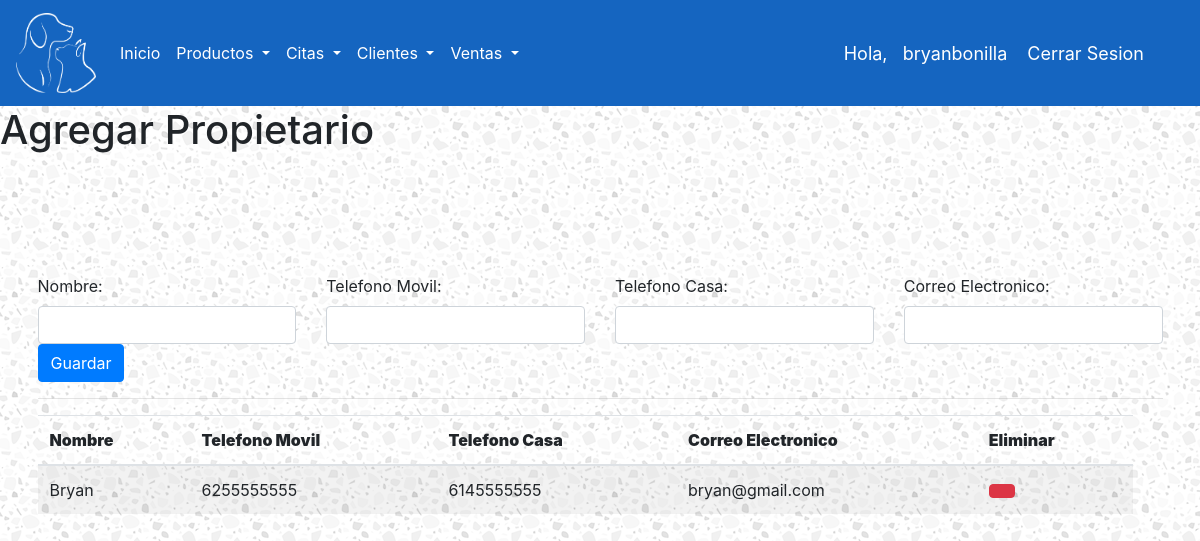
The page /propietario/ (signed in) on the database as committed earlier.
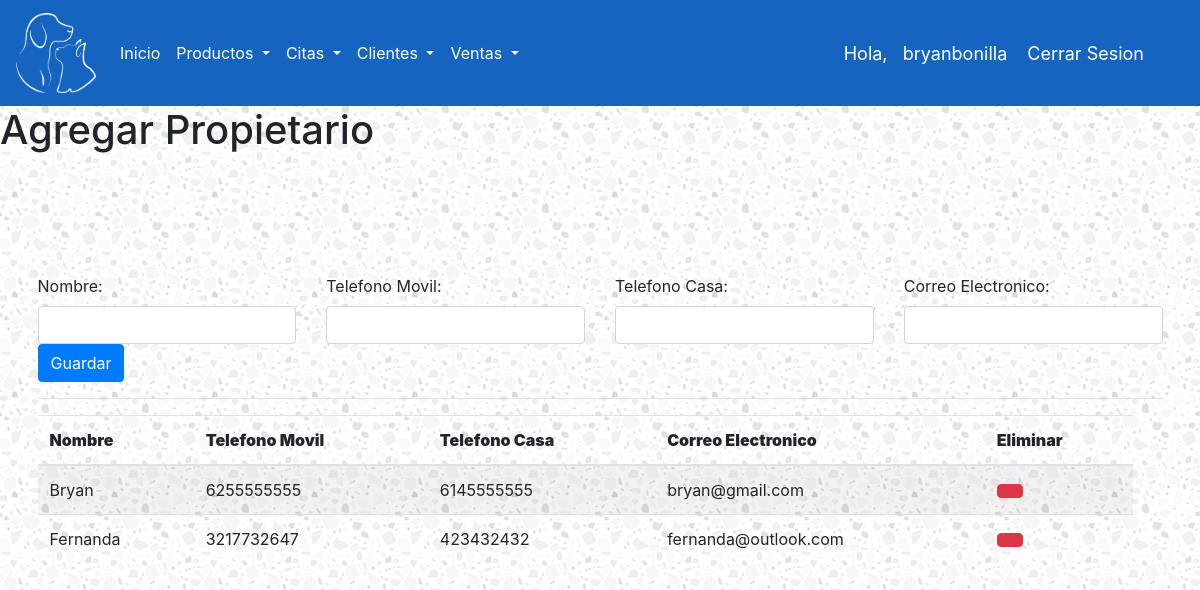
The same page on the database as committed later.
### ControlDeVeterinaria/models.py (models this page shows, shortened)
class Propietario(models.Model):
    nombrePropietario = models.CharField(max_length=30)
    telefonoMovil = models.CharField(max_length=10)
    telefonoCasa = models.CharField(max_length=10)
    correoElectronico = models.CharField(max_length=50)

### ControlDeVeterinaria/views.py (the view)
# urls.py: path('propietario/', crearPropietario, name="crear-propietario"),
@login_required(login_url='login')
def crearPropietario(request):
    listaPropietario = Propietario.objects.all()
    form = PropietarioForm(request.POST)
    if form.is_valid():
        form.save()
    context ={
        'form':form,
        'listaPropietario':listaPropietario
    }
    return render(request, 'ControlDeVeterinaria/crearPropietario.html', context)

### ControlDeVeterinaria/forms.py
class PropietarioForm(forms.ModelForm):
    class Meta:
        model = Propietario
        fields = ['nombrePropietario', 'telefonoMovil', 'telefonoCasa', 'correoElectronico']
    def __init__(self, *args, **kwargs):
        super(PropietarioForm, self).__init__(*args, **kwargs)
        self.fields['nombrePropietario'].widget.attrs['class'] = 'form-control'
        self.fields['telefonoMovil'].widget.attrs['class'] = 'form-control'
        self.fields['telefonoCasa'].widget.attrs['class'] = 'form-control'
        self.fields['correoElectronico'].widget.attrs['class'] = 'form-control'

### ControlDeVeterinaria/models.py (called while the page is built)
    def __str__(self):
        return self.username

### ControlDeVeterinaria/templates/ControlDeVeterinaria/crearPropietario.html (shortened to what this page needs)
{% extends 'ControlDeVeterinaria/base.html' %}
{% load static %}
{% block content %}
<h1> Agregar Propietario </h1>
<br>
<form action="" method="post" class="form-horizontal" enctype="multipart/form-data">{% csrf_token %}
	<div class="row">
		<div class="col-sm-3">
			<label>Nombre: </label>
			{{ form.nombrePropietario }}
		</div>
		<div class="col-sm-3">
			<label>Telefono Movil: </label>
			{{ form.telefonoMovil }}
		</div>
		<div class="col-sm-3">
			<label>Telefono Casa: </label>
			{{ form.telefonoCasa }}
		</div>
		<div class="col-sm-3">
			<label>Correo Electronico: </label>
			{{ form.correoElectronico }}
		</div>
		<div class="col-sm-3">
			<button class="btn btn-primary" type="submit"> Guardar </button>
		</div>
	</div>
	<hr>
	<div class="row col-sm-12">
		<table id="dvData" class="table table-striped" >
			<thead>
				<tr>
					<th >
						<strong>Nombre</strong>
					</th>
					<th >
						<strong>Telefono Movil</strong>
					</th>
					<th >
						<strong>Telefono Casa</strong>
					</th>
					<th >
						<strong>Correo Electronico</strong>
					</th>
					<th >
						<strong>Eliminar</strong>
					</th>
				</tr>
			</thead>
			<tbody>
				{% for datos in listaPropietario %}
					<tr>
						<td >{{ datos.nombrePropietario }}</td>
						<td >{{ datos.telefonoMovil }}</td>
						<td >{{ datos.telefonoCasa }}</td>
						<td >{{ datos.correoElectronico }}</td>
						<td >
							<a href="{% url 'borrar-propietario' datos.id %}" class="btn btn-default btn-danger"></a>
						</td>
					</tr>
				{% endfor %}
			</tbody>
		</table>
	</div>
</form>
{% endblock %}

Rows that differ between the two databases and show on the page:
added Propietario: nombrePropietario "Fernanda", telefonoMovil "3217732647", telefonoCasa "423432432", correoElectronico "fernanda@outlook.com"
